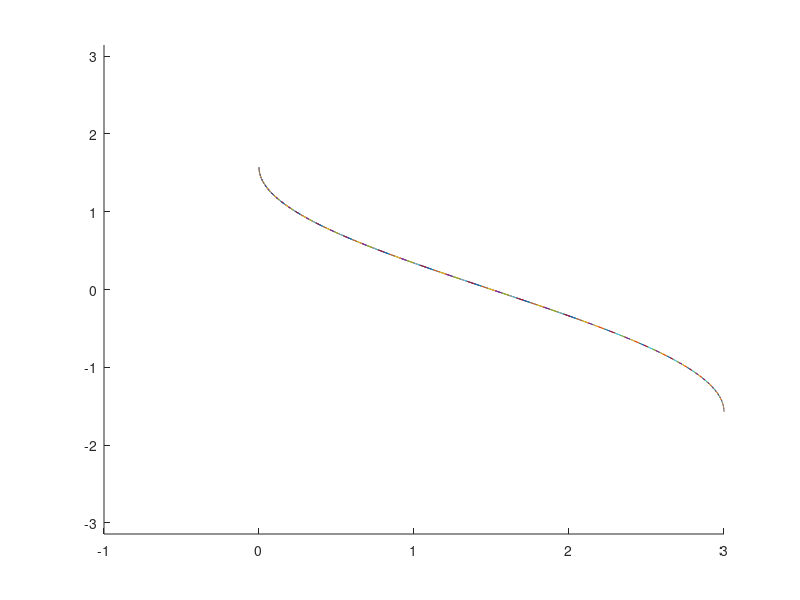

MATLAB code to generate this figure:
%script kart-poll

close all; clear
%graphics_toolkit ("gnuplot")
%set up

   %P'=f(x,p)
   %P=[x  o
   %   x' o']

   mk=1
   mp=1
   M=mk+mp;
   l=3

   f=@ (Pi) [-mp/M*l*cos(Pi(1,2))*Pi(2,2) , Pi(2,2) ; 0 , -sin(2*Pi(1,2)) *Pi(2,2)^2 /(2*M) - 9.8*sin(Pi(1,2))/l];  %g = 9.8
   ci=[0,pi/2;0,0]; %condiciones iniciales [x,y;x',y']
   %se empieza en t=0
   dt=0.01; %paso

%resolucion y grafico
P(:,:,1)=ci;

figure(1);hold on
axis([-1 3 -pi pi])
%runge kutta 4
for i=1:3
    k1=f(P(:,:,i));
    k2=f(P(:,:,i)+k1*dt/2);
    k3=f(P(:,:,i)+k2*dt/2);
    k4=f(P(:,:,i)+k3*dt);
    P(:,:,i+1)= P(:,:,i)+dt/6*(k1+2*k2+2*k3+k4);

    x(1,:)=P(1,1,[i:i+1]);
    y(1,:)=P(1,2,[i:i+1]);
    plot(x,y);
    pause(dt/2);
end%for

tol=1e-10;
i=4;
t=dt*4;
while t<5  % && i<5000
    %predictor: adam-bashborth
    P(:,:,i+1)=P(:,:,i)+dt/24 * (55*f(P(:,:,i))-59*f(P(:,:,i-1))+37*f(P(:,:,i-2))-9*f(P(:,:,i-3)));
    e=1;
    m=0;
    %corrector: adam-moulton
    while e>tol && m<50
        vm=P(:,:,i)+dt/24*(19*f(P(:,:,i))-5*f(P(:,:,i-1))+f(P(:,:,i-2))+9*f(P(:,:,i+1)));
        e=norm(vm-P(:,:,i+1));
        m=m+1;
        P(:,:,i+1)=vm;
    end%while

    x(1,:)=P(1,1,[i:i+1]);
    y(1,:)=P(1,2,[i:i+1]);
    plot(x,y);
    pause(dt/2);

    i=i+1;
    t=t+dt;
end%while
